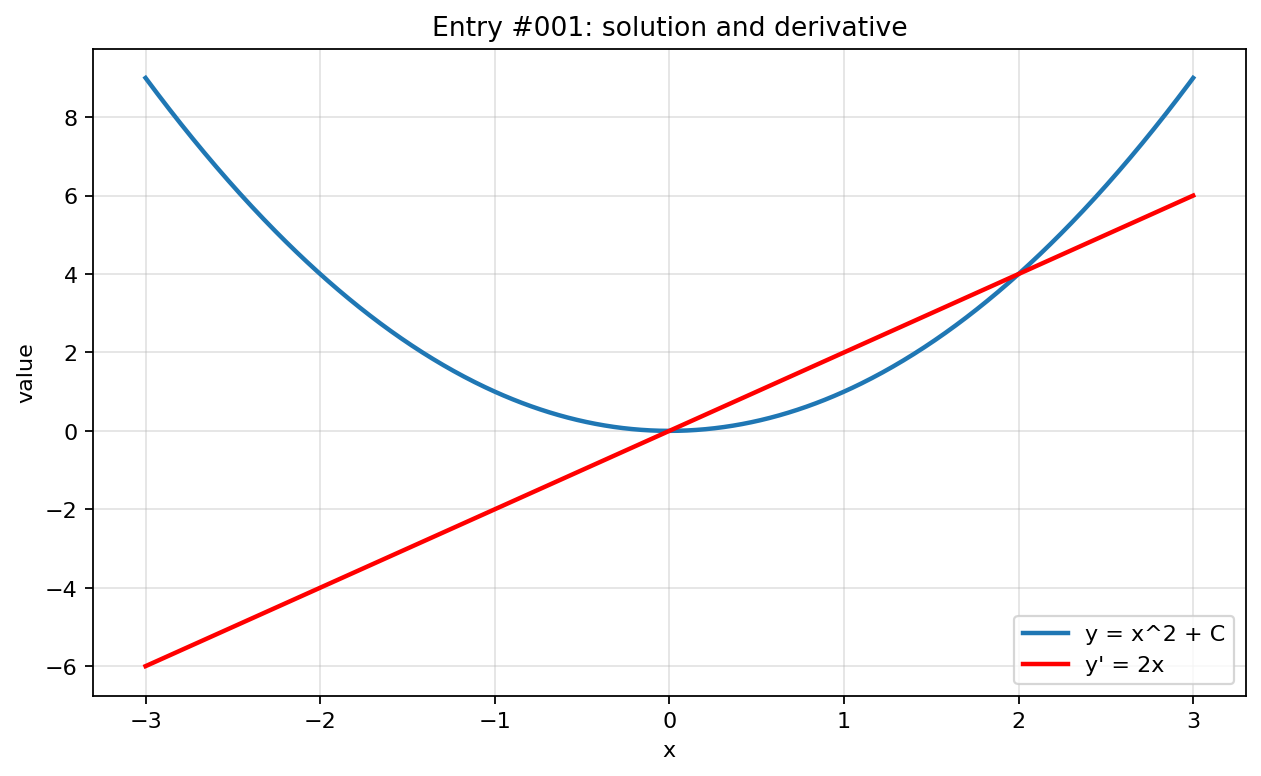

This figure's Python source:
import numpy as np
import matplotlib.pyplot as plt

x = np.linspace(-3, 3, 800)

with np.errstate(divide="ignore", invalid="ignore", over="ignore"):
    y = x**2
    y_prime = 2*x

plt.figure(figsize=(8, 5))
plt.plot(x, y, label="y = x^2 + C", linewidth=2)
plt.plot(x, y_prime, label="y' = 2x", linewidth=2, color="red")
plt.title("Entry #001: solution and derivative")
plt.xlabel("x")
plt.ylabel("value")
plt.grid(True, alpha=0.35)
plt.legend()
plt.tight_layout()
plt.show()
